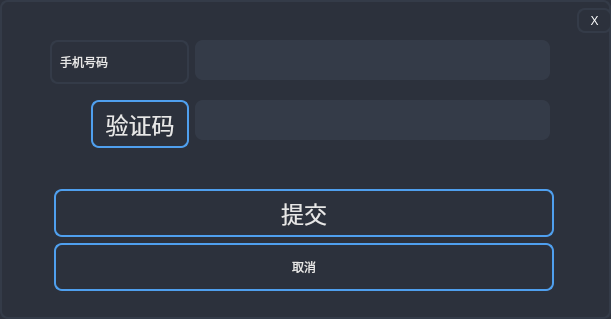
<?xml version="1.0" encoding="UTF-8"?>
<ui version="4.0">
 <class>Form</class>
 <widget class="QWidget" name="Form">
  <property name="geometry">
   <rect>
    <x>0</x>
    <y>0</y>
    <width>611</width>
    <height>319</height>
   </rect>
  </property>
  <property name="windowTitle">
   <string>注册</string>
  </property>
  <property name="autoFillBackground">
   <bool>false</bool>
  </property>
  <property name="styleSheet">
   <string notr="true">QWidget {background-color: rgb(44,49,60);
border-radius: 8px;
border: 2px solid #343b48;}</string>
  </property>
  <widget class="QLineEdit" name="lineEditVerify">
   <property name="geometry">
    <rect>
     <x>195</x>
     <y>100</y>
     <width>355</width>
     <height>40</height>
    </rect>
   </property>
   <property name="minimumSize">
    <size>
     <width>0</width>
     <height>40</height>
    </size>
   </property>
   <property name="styleSheet">
    <string notr="true">QLineEdit {
      color: rgb(220,225,236);
      font: 15pt &quot;Verdana&quot;;
      border: None;
      border-bottom-color: white;
      border-radius: 8px;
      padding: 0 8px;
      background: rgb(52,59,72);
      selection-background-color: darkgray;
}</string>
   </property>
  </widget>
  <widget class="QPushButton" name="pushButtonRegister">
   <property name="geometry">
    <rect>
     <x>54</x>
     <y>189</y>
     <width>500</width>
     <height>48</height>
    </rect>
   </property>
   <property name="sizePolicy">
    <sizepolicy hsizetype="Minimum" vsizetype="Fixed">
     <horstretch>0</horstretch>
     <verstretch>0</verstretch>
    </sizepolicy>
   </property>
   <property name="minimumSize">
    <size>
     <width>0</width>
     <height>45</height>
    </size>
   </property>
   <property name="font">
    <font>
     <family>Verdana</family>
     <pointsize>17</pointsize>
     <weight>50</weight>
     <italic>false</italic>
     <bold>false</bold>
     <kerning>true</kerning>
    </font>
   </property>
   <property name="autoFillBackground">
    <bool>false</bool>
   </property>
   <property name="styleSheet">
    <string notr="true">color: rgb(231, 231, 231);
font: 17pt &quot;Verdana&quot;;
border: 2px solid rgb(79,159,238);
padding: 5px;
border-radius: 8px;
opacity: 200;
</string>
   </property>
   <property name="text">
    <string>提交</string>
   </property>
   <property name="autoDefault">
    <bool>false</bool>
   </property>
   <property name="default">
    <bool>false</bool>
   </property>
   <property name="flat">
    <bool>false</bool>
   </property>
  </widget>
  <widget class="QPushButton" name="pushButtonCancel">
   <property name="geometry">
    <rect>
     <x>54</x>
     <y>243</y>
     <width>500</width>
     <height>48</height>
    </rect>
   </property>
   <property name="minimumSize">
    <size>
     <width>0</width>
     <height>45</height>
    </size>
   </property>
   <property name="styleSheet">
    <string notr="true">color: rgb(231, 231, 231);
font: 17pt &quot;Verdana&quot;;
border: 2px solid rgb(79,159,238);
padding: 5px;
border-radius: 8px;
opacity: 200;
</string>
   </property>
   <property name="text">
    <string>取消</string>
   </property>
   <property name="default">
    <bool>false</bool>
   </property>
   <property name="flat">
    <bool>false</bool>
   </property>
  </widget>
  <widget class="QPushButton" name="pushButtonClose">
   <property name="geometry">
    <rect>
     <x>577</x>
     <y>8</y>
     <width>35</width>
     <height>25</height>
    </rect>
   </property>
   <property name="minimumSize">
    <size>
     <width>35</width>
     <height>25</height>
    </size>
   </property>
   <property name="maximumSize">
    <size>
     <width>35</width>
     <height>25</height>
    </size>
   </property>
   <property name="styleSheet">
    <string notr="true">color: white;
font: 12pt &quot;Arial&quot;;</string>
   </property>
   <property name="text">
    <string>X</string>
   </property>
   <property name="flat">
    <bool>true</bool>
   </property>
  </widget>
  <widget class="QPushButton" name="pushButtonVerify">
   <property name="geometry">
    <rect>
     <x>91</x>
     <y>100</y>
     <width>98</width>
     <height>48</height>
    </rect>
   </property>
   <property name="minimumSize">
    <size>
     <width>0</width>
     <height>45</height>
    </size>
   </property>
   <property name="font">
    <font>
     <family>Verdana</family>
     <pointsize>17</pointsize>
     <weight>50</weight>
     <italic>false</italic>
     <bold>false</bold>
    </font>
   </property>
   <property name="styleSheet">
    <string notr="true">color: rgb(231, 231, 231);
font: 17pt &quot;Verdana&quot;;
border: 2px solid rgb(79,159,238);
padding: 5px;
border-radius: 8px;
opacity: 200;</string>
   </property>
   <property name="text">
    <string>验证码</string>
   </property>
  </widget>
  <widget class="QLineEdit" name="lineEditPhone">
   <property name="geometry">
    <rect>
     <x>195</x>
     <y>40</y>
     <width>355</width>
     <height>40</height>
    </rect>
   </property>
   <property name="minimumSize">
    <size>
     <width>0</width>
     <height>40</height>
    </size>
   </property>
   <property name="styleSheet">
    <string notr="true">QLineEdit {
      color: rgb(220,225,236);
      font: 15pt &quot;Verdana&quot;;
      border: None;
      border-bottom-color: white;
      border-radius: 8px;
      padding: 0 8px;
      background: rgb(52,59,72);
      selection-background-color: darkgray;
}</string>
   </property>
  </widget>
  <widget class="QLabel" name="label_5">
   <property name="geometry">
    <rect>
     <x>50</x>
     <y>40</y>
     <width>139</width>
     <height>44</height>
    </rect>
   </property>
   <property name="styleSheet">
    <string notr="true">color: rgb(231, 231, 231);
font: 17pt &quot;Verdana&quot;;
padding: 5px;
border-radius: 8px;
opacity: 200;</string>
   </property>
   <property name="text">
    <string>手机号码</string>
   </property>
  </widget>
 </widget>
 <tabstops>
  <tabstop>lineEditPhone</tabstop>
  <tabstop>lineEditVerify</tabstop>
  <tabstop>pushButtonVerify</tabstop>
  <tabstop>pushButtonRegister</tabstop>
  <tabstop>pushButtonCancel</tabstop>
  <tabstop>pushButtonClose</tabstop>
 </tabstops>
 <resources/>
 <connections/>
</ui>
